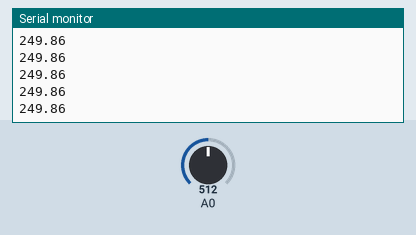
The sketch below on a simulated Arduino Uno, built with avr-gcc and run on an emulated ATmega328P. Shown: the last lines printed to the serial monitor. The test bench sets the inputs (shaded band); at power-on: A0 = 512.

Above: at 1.2 s.
1.3 s: A0 set to 716
At 1.31 s:
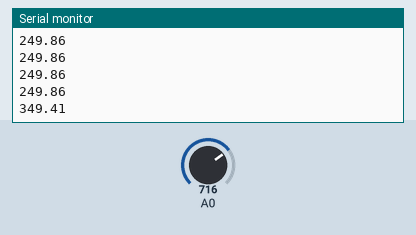
2.8 s: A0 set to 900
At 2.82 s:
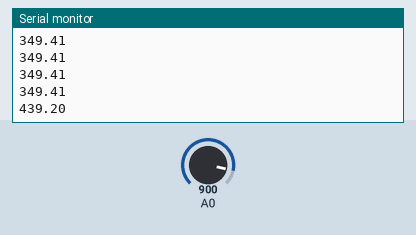
Timing chart, 0 to 5.8 s (numbered marks = the images above; inputs shaded):
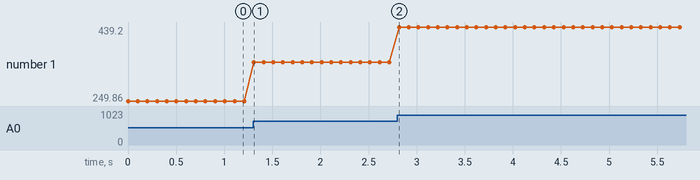

The sketch:

ADC_LM35_Temperature_Sensor.ino
```cpp
void setup() {
   Serial.begin (9600);
}

void loop() {
   int Dout = analogRead (A0);
   float Vin = (Dout * 0.00488);
   float temp = Vin * 100;
   Serial.println(temp);
   delay (100);
}
```

Measured:
- after the input at 1.3 s, the serial monitor: prints a new line at once (image 1)
- after the input at 2.8 s, the serial monitor: prints a new line at once (image 2)
- plotted number 1: 249.86 → 349.41 after the input at 1.3 s, 349.41 → 439.2 after the input at 2.8 s
